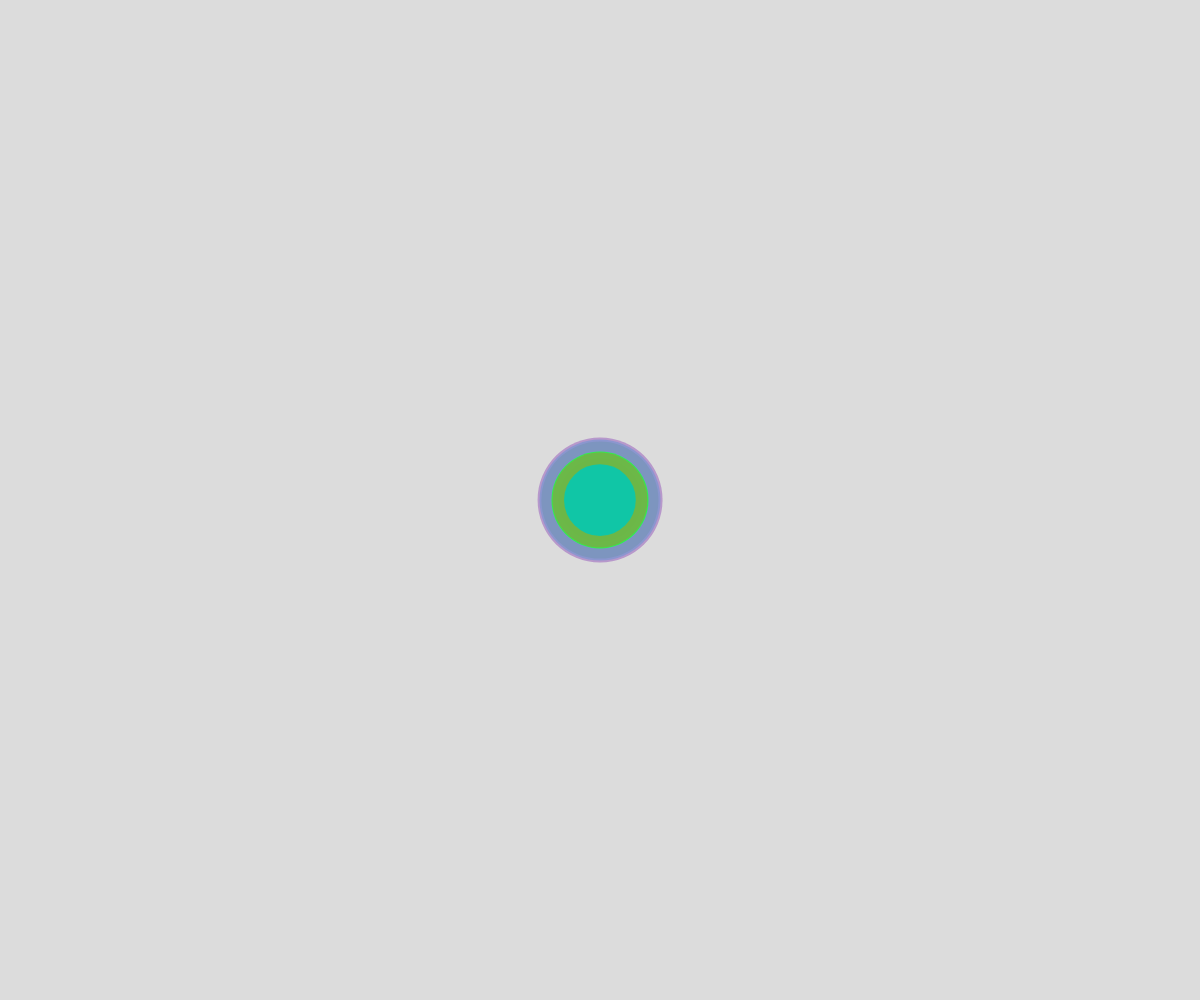
Frame 1 (no input)
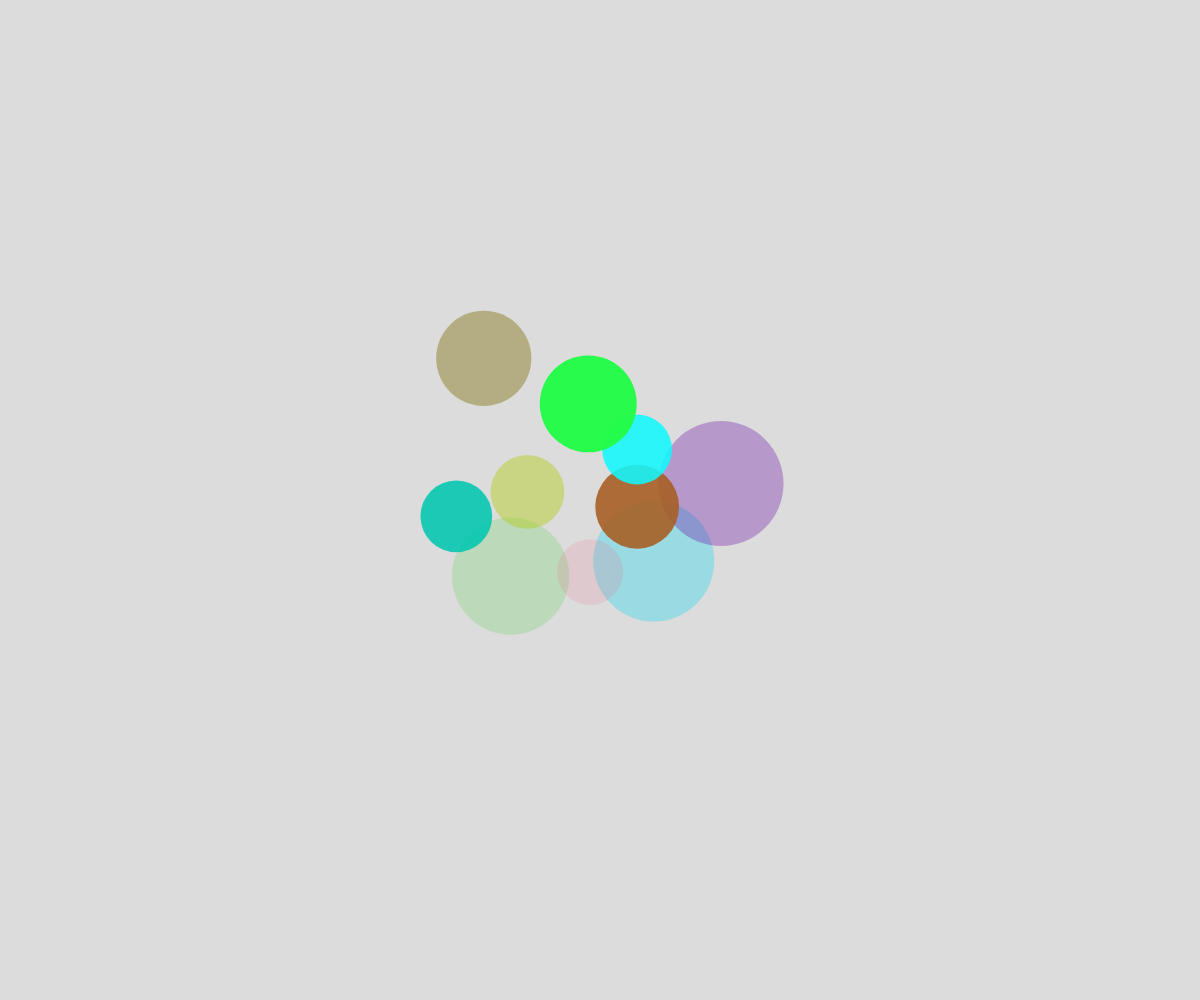
Frame 60 (no input)
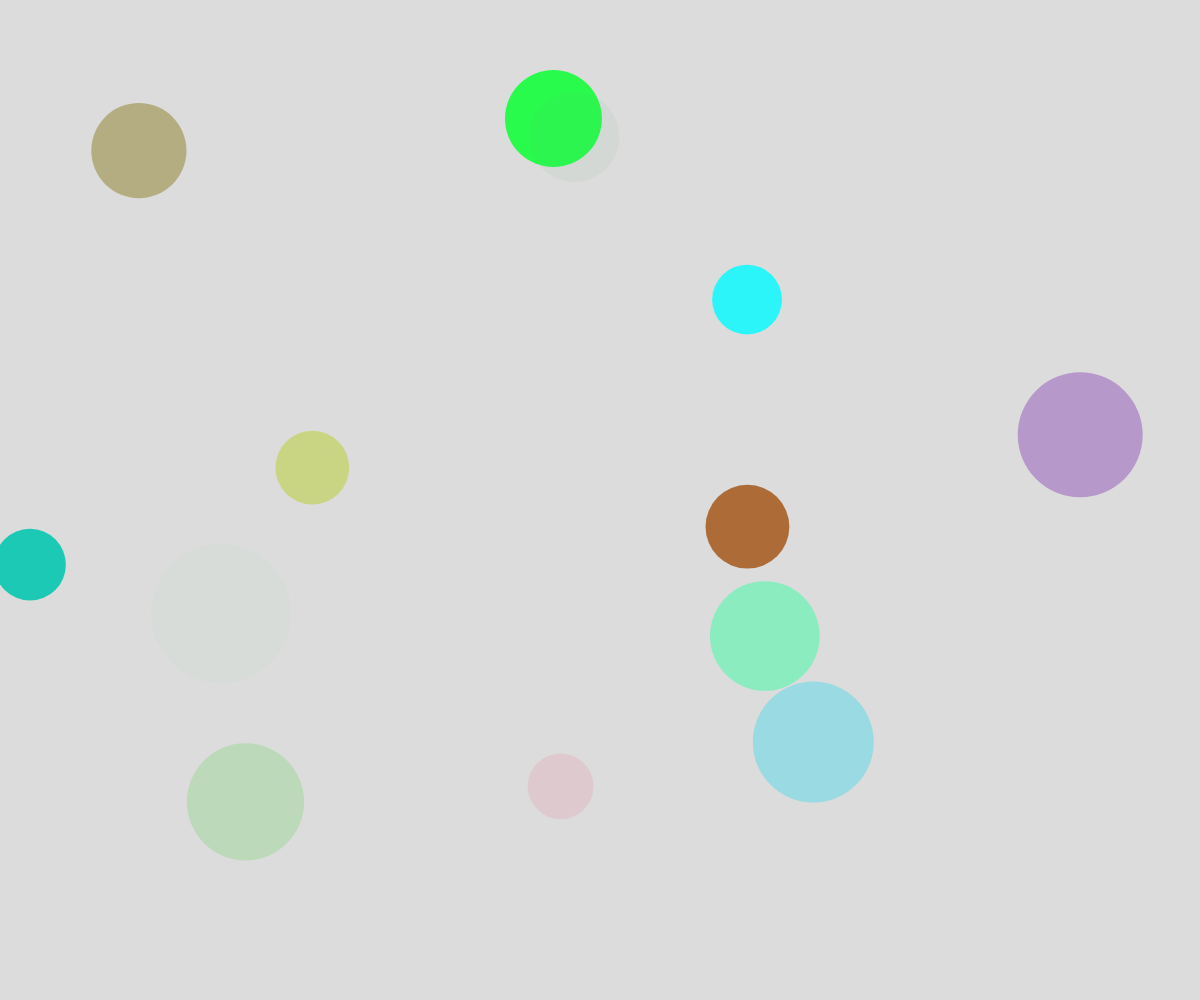
Frame 120 (the mouse pressed at the canvas centre since frame 60)

The p5.js sketch that drew these frames (run headless with seeded random() and noise() and a simulated clock; from frame 60 on, the mouse is pressed at the canvas centre):

// p5.js sketch
// ── sketch.js
// Project Title
// Oct 3, 2024

let ballArray = [];

function setup() {
  createCanvas(windowWidth, windowHeight);
  for (let i = 10; i--;) {
    spawnBall(width/2, height/2);
  }
}

function draw() {
  background(220);

  for(const ball of ballArray) {
    ball.x += ball.dx*millis()/1000;
    ball.y += ball.dy*millis()/1000;

    if (ball.x+ball.radius >= width || ball.x-ball.radius <= 0) {
      ball.dx = -ball.dx;
    }

    if (ball.y+ball.radius >= height || ball.y-ball.radius <= 0) {
      ball.dy = -ball.dy;
    }

    noStroke();
    fill(ball.red, ball.green, ball.blue, ball.alpha);
    circle(ball.x, ball.y, ball.radius*2);
  }
}

function mousePressed() {
  for(let i = 3; i--;) {
    spawnBall(mouseX, mouseY);
  }
}

function spawnBall(theX,theY) {
  let theBall = {
    x: theX,
    y: theY,
    radius: random(30,70),
    dx: random(-5,5),
    dy: random(-5,5),
    red: random(0,255),
    green: random(0,255),
    blue: random(0,255),
    alpha: random(0,255),
  };

  ballArray.push(theBall);
}
